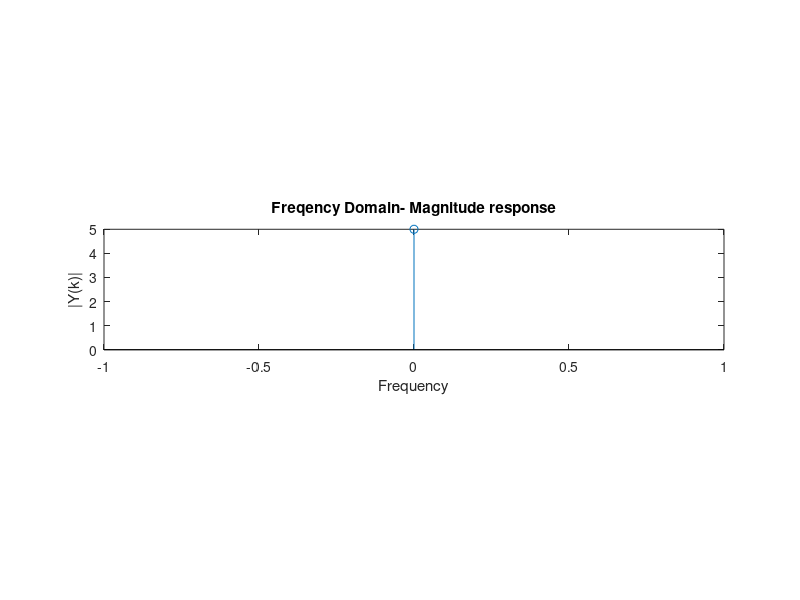

Here is the MATLAB script that generated this plot:
clc;
clear all;
close all;
x=input("Enter the sequnce: ");
N=length(x);
X=zeros(1,N);
for k=0:N-1
    for n=0:N-1
        X(k+1)=X(k+1)+x(n+1)*exp(-j*pi/2*n*k);
    end
end
%x1=input("Enter the second sequence: ");
Y=fft(X)
t=0:N-1;

subplot(312)
stem(t,abs(Y))
xlabel('Frequency');
ylabel('|Y(k)|');
title('Freqency Domain- Magnitude response')
